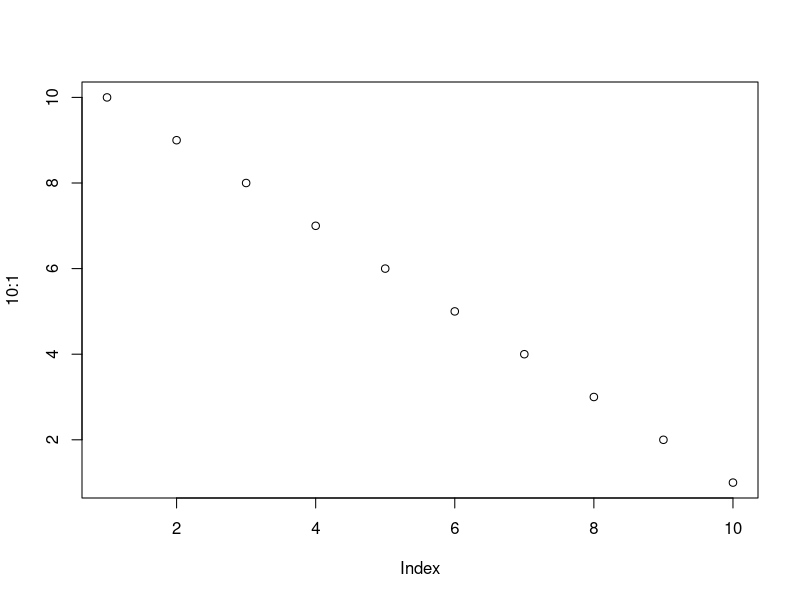

The R script that drew this image:
## ---- chunk 1

plot(10:1)
## ---- chunk 2
knitr::kable(head(mtcars, 10))
